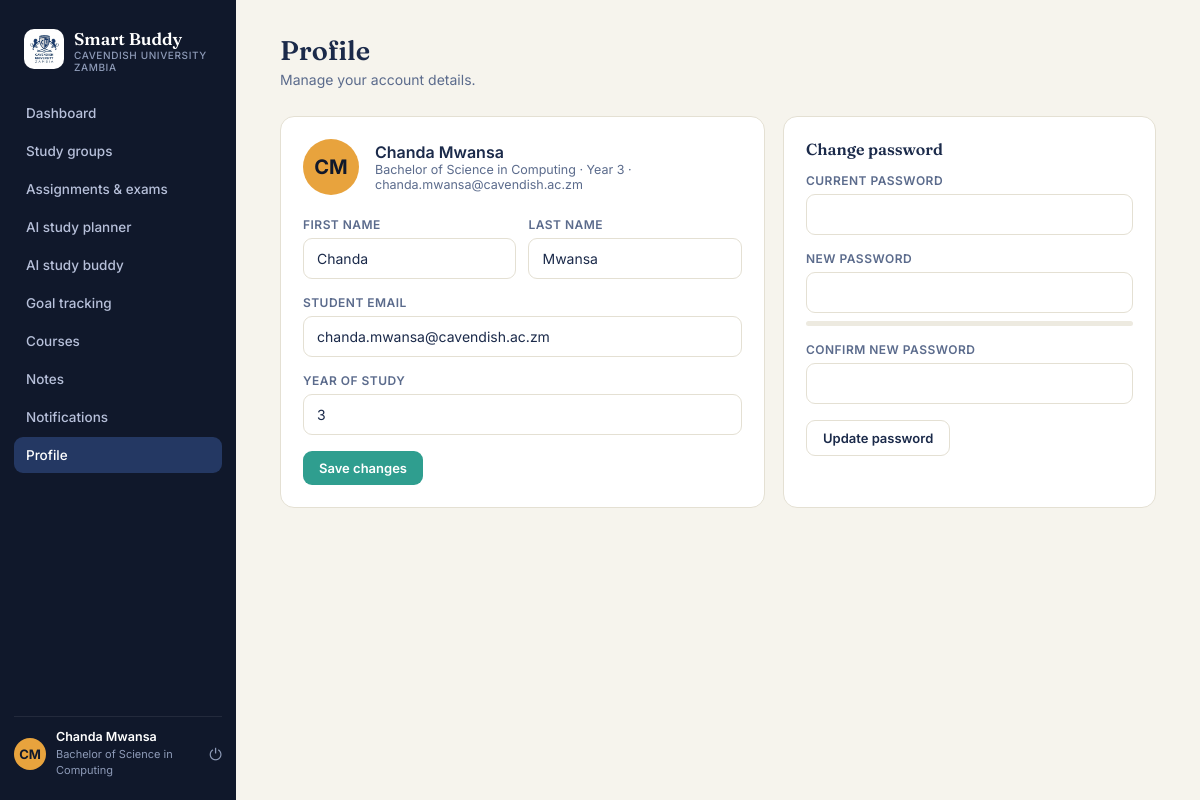
Page /student/profile/index.php (signed in) on the committed database.
### tables this page shows
CREATE TABLE students (
    id INT AUTO_INCREMENT PRIMARY KEY,
    programme_id INT NOT NULL,
    first_name VARCHAR(80) NOT NULL,
    last_name VARCHAR(80) NOT NULL,
    email VARCHAR(150) NOT NULL UNIQUE,
    password_hash VARCHAR(255) NOT NULL,
    year_of_study TINYINT DEFAULT 1,
    added_by_admin TINYINT(1) DEFAULT 0,
    status ENUM('active','suspended') DEFAULT 'active',
    created_at TIMESTAMP DEFAULT CURRENT_TIMESTAMP,
    FOREIGN KEY (programme_id) REFERENCES programmes(id) ON DELETE RESTRICT
);

CREATE TABLE programmes (
    id INT AUTO_INCREMENT PRIMARY KEY,
    name VARCHAR(150) NOT NULL,
    code VARCHAR(20) NOT NULL UNIQUE,
    school VARCHAR(150) NOT NULL DEFAULT '',
    created_at TIMESTAMP DEFAULT CURRENT_TIMESTAMP
);

### includes/functions.php (called while the page is built, shortened)
<?php
function e($string) {
    return htmlspecialchars($string ?? '', ENT_QUOTES, 'UTF-8');
}
function is_logged_in() {
    return isset($_SESSION['student_id']);
}
function current_student_id() {
    return $_SESSION['student_id'] ?? null;
}
function get_current_student($pdo) {
    $stmt = $pdo->prepare("SELECT s.*, p.name AS programme_name FROM students s
                            JOIN programmes p ON p.id = s.programme_id
                            WHERE s.id = ?");
    $stmt->execute([current_student_id()]);
    return $stmt->fetch();
}
function initials($first, $last) {
    return strtoupper(substr($first, 0, 1) . substr($last, 0, 1));
}

### student/profile/index.php (the view, shortened to what this page needs)
<?php
require_once __DIR__ . '/../../config/config.php';
$activeNav = 'profile';
include __DIR__ . '/../../includes/header.php';
?>
<div class="topline"><div><h1>Profile</h1><div class="desc">Manage your account details.</div></div></div>
<div class="grid-2">
  <div class="card">
    <div style="display:flex;align-items:center;gap:16px;margin-bottom:22px;">
      <div class="avatar-circle" style="width:56px;height:56px;font-size:20px;"><?= e(initials($student['first_name'],$student['last_name'])) ?></div>
      <div><div style="font-weight:600;font-size:16px;"><?= e($student['first_name'].' '.$student['last_name']) ?></div>
      <div style="font-size:12.5px;color:var(--ink-soft);"><?= e($student['programme_name']) ?> · Year <?= e($student['year_of_study']) ?> · <?= e($student['email']) ?></div></div>
    </div>
    <form method="post" action="<?= BASE_URL ?>/student/profile/update.php">
      <div class="form-row-2">
        <div class="field"><label>First name</label><input type="text" name="first_name" value="<?= e($student['first_name']) ?>"></div>
        <div class="field"><label>Last name</label><input type="text" name="last_name" value="<?= e($student['last_name']) ?>"></div>
      </div>
      <div class="field"><label>Student email</label><input type="email" name="email" value="<?= e($student['email']) ?>"></div>
      <div class="field"><label>Year of study</label><input type="number" name="year_of_study" min="1" max="6" value="<?= e($student['year_of_study']) ?>"></div>
      <button class="pill-btn teal" type="submit">Save changes</button>
    </form>
  </div>
  <div class="card">
    <div class="block-head"><h3>Change password</h3></div>
    <form method="post" action="<?= BASE_URL ?>/student/profile/change_password.php">
      <div class="field"><label>Current password</label><input type="password" name="current_password" required></div>
      <div class="field"><label>New password</label><input type="password" name="new_password" id="new-password" oninput="checkPasswordStrength(this,'profile-pw-fill','profile-pw-label')" required></div>
      <div class="strength-meter">
        <div class="strength-track"><div class="strength-fill" id="profile-pw-fill"></div></div>
      </div>
      <div class="field"><label>Confirm new password</label><input type="password" name="confirm_password" required></div>
      <button class="pill-btn ghost" type="submit">Update password</button>
    </form>
  </div>
</div>
<?php include __DIR__ . '/../../includes/footer.php'; ?>

### includes/sidebar.php (shortened to what this page needs)
<?php
$navItems = [
    'dashboard'     => ['label' => 'Dashboard',            'href' => '/student/dashboard.php'],
    'groups'        => ['label' => 'Study groups',         'href' => '/student/groups/index.php'],
    'assignments'   => ['label' => 'Assignments & exams',  'href' => '/student/assignments/index.php'],
    'planner'       => ['label' => 'AI study planner',     'href' => '/student/planner/index.php'],
    'buddy'         => ['label' => 'AI study buddy',       'href' => '/student/buddy/index.php'],
    'goals'         => ['label' => 'Goal tracking',        'href' => '/student/goals/index.php'],
    'courses'       => ['label' => 'Courses',               'href' => '/student/courses/index.php'],
    'notes'         => ['label' => 'Notes',                 'href' => '/student/notes/index.php'],
    'notifications' => ['label' => 'Notifications',         'href' => '/student/notifications/index.php'],
    'profile'       => ['label' => 'Profile',                'href' => '/student/profile/index.php'],
];
?>
<aside class="sidebar">
  <div class="sidebar-brand">
    <span class="sundial"><img width="40px" style="border-radius: 10px;" src="<?= BASE_URL ?>/assets/images/cavendish-university-zambia.jpg" alt="Cavendish University Zambia"></span>
    <div class="name">Smart Buddy<small>Cavendish University Zambia</small></div>
  </div>
  <nav class="nav-group">
    <?php foreach ($navItems as $key => $item): ?>
      <a class="nav-item <?= ($activeNav ?? '') === $key ? 'active' : '' ?>" href="<?= BASE_URL . $item['href'] ?>">
        <span><?= e($item['label']) ?></span>
      </a>
    <?php endforeach; ?>
  </nav>
  <div class="sidebar-foot">
    <div class="avatar-circle"><?= e(initials($student['first_name'] ?? 'S', $student['last_name'] ?? 'B')) ?></div>
    <div class="who">
      <b><?= e(($student['first_name'] ?? '') . ' ' . ($student['last_name'] ?? '')) ?></b>
      <span><?= e($student['programme_name'] ?? '') ?></span>
    </div>
    <a class="logout-btn" href="<?= BASE_URL ?>/student/auth/logout.php" title="Log out">⏻</a>
  </div>
</aside>

### assets/css/base.css (style rules this page uses)
:root { --navy-950: #10182B; --navy-900: #1B2A4A; --navy-800: #243863; --paper: #F6F4ED; --paper-raised: #FFFFFF; --ink: #1B2A4A; --ink-soft: #5B6B8C; --ink-faint: #8E9BB8; --amber: #E8A33D; --amber-deep: #C9821F; --amber-soft: #FBEAD0; --teal: #2F9E8F; --teal-soft: #DCF2EE; --coral: #E2574C; --coral-soft: #FBE2DF; --line: #E4E0D3; --line-soft: #EDEAE0; --radius: 14px; }
* { box-sizing: border-box; }
html, body { margin: 0; padding: 0; }
body { font-family: 'Inter', sans-serif; background: var(--paper); color: var(--ink); -webkit-font-smoothing: antialiased; }
h1, h2, h3 { font-family: 'Fraunces', serif; }
a { color: inherit; }
button { font-family: inherit; cursor: pointer; }
input, textarea, select { font-family: inherit; }

### assets/css/layout.css (style rules this page uses)
.sidebar { width: 236px; flex-shrink: 0; background: var(--navy-950); color: #fff; display: flex; flex-direction: column; padding: 22px 14px; position: sticky; top: 0; height: 100vh; }
.sidebar-brand { display: flex; align-items: center; gap: 10px; padding: 6px 10px 22px; }
.sidebar-brand .name { font-family: 'Fraunces', serif; font-weight: 600; font-size: 17px; }
.sidebar-brand .name small { display: block; font-family: 'Inter', sans-serif; font-size: 10px; color: var(--ink-faint); font-weight: 500; letter-spacing: 0.06em; text-transform: uppercase; }
.sundial { color: var(--amber); font-size: 18px; }
.nav-group { flex: 1; overflow-y: auto; }
.nav-item { display: block; padding: 10px 12px; border-radius: 9px; font-size: 13.5px; font-weight: 500; color: #B7C0DA; margin-bottom: 2px; text-decoration: none; }
.nav-item.active { background: var(--navy-800); color: #fff; }
.sidebar-foot { border-top: 1px solid rgba(255, 255, 255, 0.08); padding-top: 12px; display: flex; align-items: center; gap: 10px; }
.avatar-circle { width: 32px; height: 32px; border-radius: 50%; background: var(--amber); color: var(--navy-950); display: flex; align-items: center; justify-content: center; font-weight: 700; font-size: 13px; flex-shrink: 0; }
.sidebar-foot .who { font-size: 12.5px; line-height: 1.3; flex: 1; }
.sidebar-foot .who b { display: block; font-weight: 600; color: #fff; }
.sidebar-foot .who span { color: var(--ink-faint); font-size: 11px; }
.logout-btn { color: var(--ink-faint); text-decoration: none; font-size: 16px; }
.topline { display: flex; justify-content: space-between; align-items: flex-start; margin-bottom: 28px; flex-wrap: wrap; gap: 14px; }
.topline h1 { font-size: 27px; margin: 0 0 4px; font-weight: 600; }
.topline .desc { color: var(--ink-soft); font-size: 14px; }

### assets/css/auth.css (style rules this page uses)
.field { margin-bottom: 16px; }
.field label { display: block; font-size: 12px; font-weight: 600; color: var(--ink-soft); margin-bottom: 6px; text-transform: uppercase; letter-spacing: 0.04em; }
.field input, .field select, .field textarea { width: 100%; padding: 11px 13px; border: 1px solid var(--line); border-radius: 9px; font-size: 14px; background: #fff; color: var(--ink); }
.form-row-2 { display: flex; gap: 12px; }
.form-row-2 .field { flex: 1; }
.strength-meter { margin-top: -8px; margin-bottom: 16px; }
.strength-track { height: 5px; background: var(--line-soft); border-radius: 20px; overflow: hidden; margin-bottom: 5px; }

### assets/css/components.css (style rules this page uses)
.card { background: var(--paper-raised); border: 1px solid var(--line); border-radius: var(--radius); padding: 22px; }
.grid-2 { display: grid; grid-template-columns: 1.3fr 1fr; gap: 18px; }
.block-head { display: flex; justify-content: space-between; align-items: center; margin-bottom: 14px; }
.block-head h3 { font-size: 16px; margin: 0; font-weight: 600; }
.pill-btn { background: var(--navy-900); color: #fff; border: none; padding: 9px 16px; border-radius: 9px; font-size: 13px; font-weight: 600; display: inline-flex; align-items: center; gap: 6px; text-decoration: none; }
.pill-btn.ghost { background: none; border: 1px solid var(--line); color: var(--ink); }
.pill-btn.teal { background: var(--teal); }

### assets/css/responsive.css (style rules this page uses)
.nav-item { display: flex; align-items: center; justify-content: space-between; }

### rows in the picture
students: first_name+last_name "CM", first_name+last_name "Chanda Mwansa", programme.name "Bachelor of Science in Computing", year_of_study "3", email "chanda.mwansa@cavendish.ac.zm", first_name "Chanda", last_name "Mwansa"

### other values in the picture
$item['label'] "Dashboard"
$item['label'] "Study groups"
$item['label'] "Assignments & exams"
$item['label'] "AI study planner"
$item['label'] "AI study buddy"
$item['label'] "Goal tracking"
$item['label'] "Courses"
$item['label'] "Notes"
$item['label'] "Notifications"
$item['label'] "Profile"
